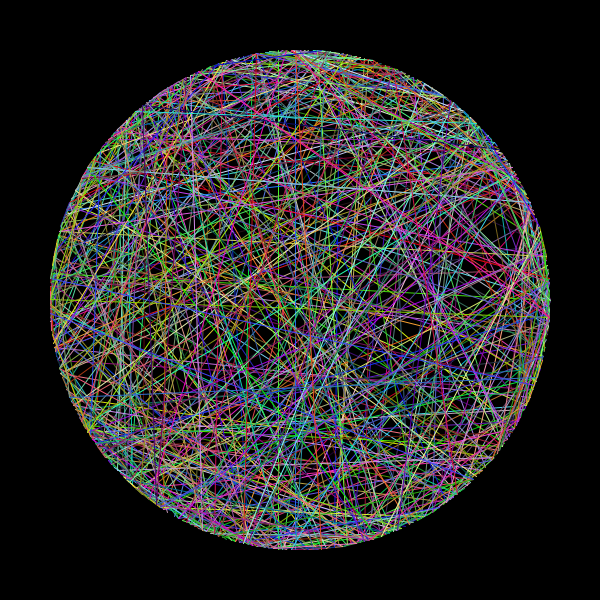
Frame 1 (no input)
Frame 60 (the mouse pressed at the canvas centre just before this capture): identical to frame 1, image omitted
Frame 120 (the mouse held since frame 60 and released just before this capture): identical to frame 1, image omitted

The Processing sketch that drew this single still picture (run headless with seeded random() and noise(); from frame 60 on, the mouse is pressed at the canvas centre):

// Processing sketch: processing_74895
// ── processing_74895.pde

int radius = 250;

float [] xPos = new float [600];
float [] yPos = new float [600];

void setup() {
  size(600, 600);
  smooth();
  background(0);
  for (int i = 0; i < xPos.length; i++) {
    int deg = i * 1;
    float angle = radians(deg);
    xPos[i] = cos(angle) * radius;
    yPos[i] = sin(angle) * radius;
  }
  translate(width/2, height/2);
  for (int i = 0; i < xPos.length; i++) {

    int p1 = (int)random(360);
    int p2 = (int)random(360);

    stroke(random(255), random(255), random(255));
    line(xPos[p1], yPos[p1], xPos[p2], yPos[p2]);
  }
}

void draw() {
}
